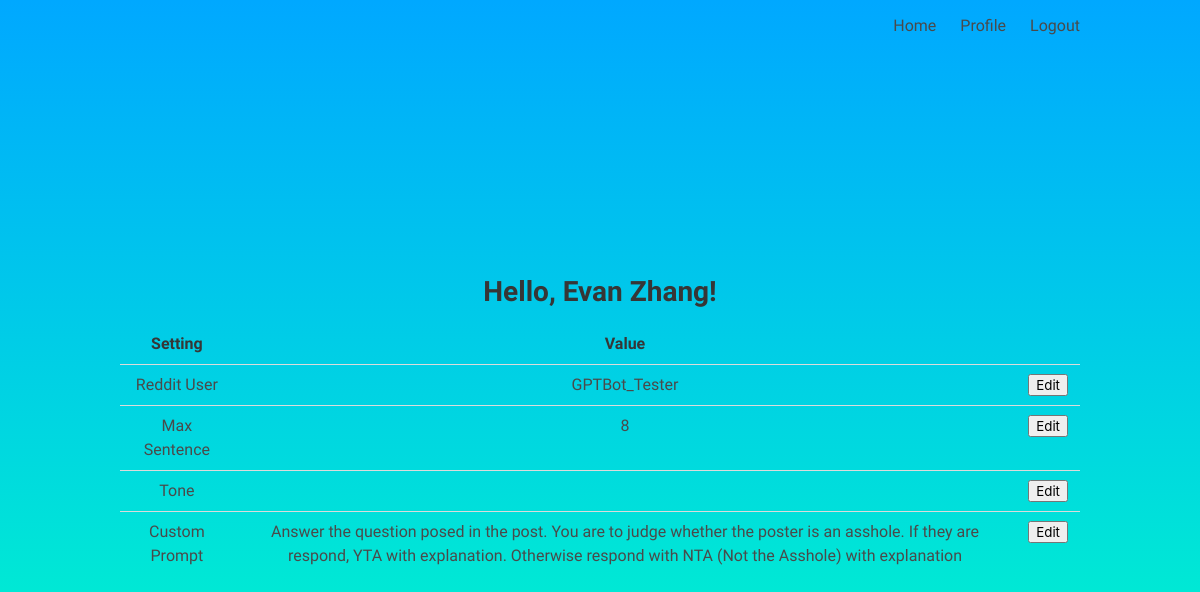
The page /profile (signed in) on the database as committed earlier.
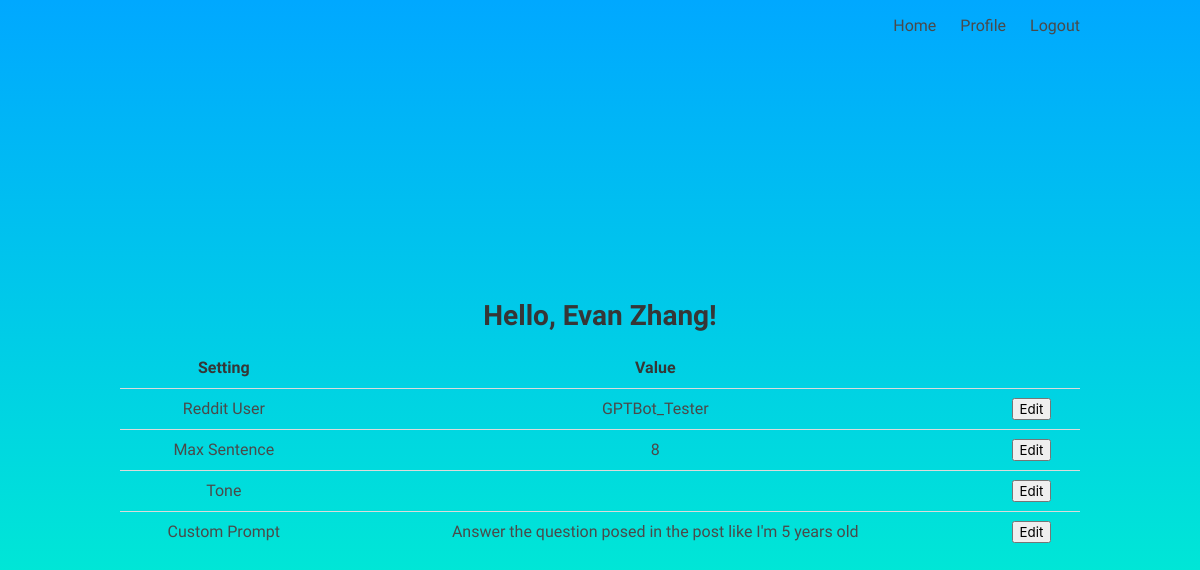
The same page on the database as committed later.
### models.py (models this page shows)
class User(UserMixin, db.Model):
    id = db.Column(db.Integer, primary_key=True) # primary keys are required by SQLAlchemy
    email = db.Column(db.String(100), unique=True)
    password = db.Column(db.String(100))
    name = db.Column(db.String(1000))
    reddit_user = db.Column(db.String(1000))
    max_sentence = db.Column(db.String(1000))
    tone = db.Column(db.String(1000))
    additional = db.Column(db.String(1000))

### routes.py (the view)
@main.route('/profile') # profile page that return 'profile'
@login_required
def profile():
    settings = [
        {'name': 'Reddit User', 'value': current_user.reddit_user},
        {'name': 'Max Sentence', 'value': current_user.max_sentence},
        {'name': 'Tone', 'value': current_user.tone},
        {'name': 'Custom Prompt', 'value': current_user.additional},
    ]
    return render_template('profile.html', name=current_user.name, settings=settings)

### templates/profile.html (shortened to what this page needs)
{% extends 'base.html' %}
{% block content %}
<div class="content">
    <h2>Hello, {{ name }}!</h2>
    <table>
        <tr>
            <th>Setting</th>
            <th>Value</th>
            <th></th>
        </tr>
        {% for setting in settings %}
        <tr>
            <td>{{ setting.name }}</td>
            <td>
                <span class="setting-value">{{ setting.value }}</span>
            </td>
            <td>
                <button class="edit-button">Edit</button>
            </td>
        </tr>
        {% endfor %}
    </table>
</div>
{% endblock %}

### templates/base.html (shortened to what this page needs)
<!DOCTYPE html>
<html>
<head>
    <link rel="stylesheet" href="https://cdnjs.cloudflare.com/ajax/libs/bulma/0.7.2/css/bulma.min.css" />
</head>
<body>
<section class="hero is-fullheight">
    <div class="hero-head">
        <nav class="navbar">
            <div class="container">
                <div id="navbarMenuHeroA" class="navbar-menu">
                    <div class="navbar-end">
                        <a href="{{ url_for('main.index') }}" class="navbar-item">
                            Home
                        </a>
                        {% if current_user.is_authenticated %}
                        <a href="{{ url_for('main.profile') }}" class="navbar-item">
                            Profile
                        </a>
                        {% endif %}
                        {% if current_user.is_authenticated %}
                        <a href="{{ url_for('auth.logout') }}" class="navbar-item">
                            Logout
                        </a>
                        {% endif %}
                    </div>
                </div>
            </div>
        </nav>
    </div>
    <div class="hero-body">
        <div class="container has-text-centered">
            {% block content %}{% endblock %}
        </div>
    </div>
</section>
</body>
</html>

### templates/base.html (style rules this page uses)
body { font-family: 'Exo', sans-serif; }
.hero { background: linear-gradient(to bottom, #00A8FF, #00FFC6); }

Rows that differ between the two databases and show on the page:
changed User "GPTBot_Tester": value "…question posed in the post. You are to judge whether the poster is an asshole. If they are respond, YTA with explanation. Otherwise respond with NTA (Not the Asshole) with explanation" → "Answer the question posed in the post like I'm 5 years old"
